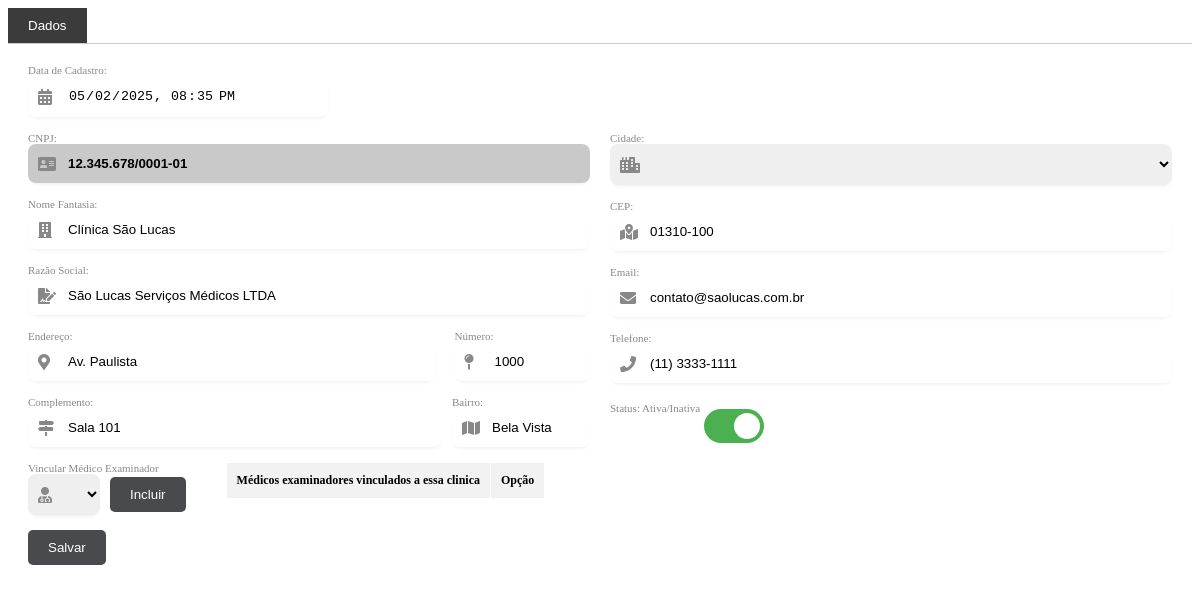
Page /cadastros/pro_cli.php?id=1 on the committed database.
### tables this page shows
CREATE TABLE `clinicas` (
  `id` int(11) NOT NULL,
  `empresa_id` int(11) DEFAULT NULL,
  `codigo` varchar(10) NOT NULL,
  `nome_fantasia` varchar(255) NOT NULL,
  `razao_social` varchar(255) NOT NULL,
  `cnpj` varchar(18) NOT NULL,
  `endereco` varchar(255) NOT NULL,
  `numero` varchar(10) DEFAULT NULL,
  `complemento` varchar(255) DEFAULT NULL,
  `bairro` varchar(255) DEFAULT NULL,
  `cidade_id` int(11) DEFAULT NULL,
  `cep` varchar(9) DEFAULT NULL,
  `email` varchar(255) DEFAULT NULL,
  `telefone` varchar(15) DEFAULT NULL,
  `status` enum('Ativo','Inativo') DEFAULT 'Ativo',
  `created_at` timestamp NOT NULL DEFAULT current_timestamp(),
  `updated_at` timestamp NOT NULL DEFAULT current_timestamp() ON UPDATE current_timestamp()
);

### cadastros/pro_cli.php (the view, shortened to what this page needs)
<?php
function buscarClinica($conexao, $id)
{
    $id = intval($id);
    $query = "SELECT * FROM clinicas WHERE id = ?";
    $stmt = $conexao->prepare($query);
    $stmt->bind_param("i", $id);
    $stmt->execute();
    $resultado = $stmt->get_result();
    return $resultado->fetch_assoc();
}
$conexao = new mysqli("localhost", "root", "", "promais");
$id = isset($_GET['id']) ? $_GET['id'] : 0;
$clinica = buscarClinica($conexao, $id);
?>
<div class="tab-container">
    <div class="tab-buttons">
        <button class="tab-button active" onclick="openTab(event, 'dados')">Dados</button>
    </div>
    <div id="dados" class="tab-content active">
        <form method="post" id="empresaForm" class="custom-form">
            <div class="form-group">
                <label for="created_at">Data de Cadastro:</label>
                <div class="input-with-icon">
                    <i class="fas fa-calendar-alt"></i>
                    <input type="datetime-local" value="<?= htmlspecialchars($clinica['created_at'] ?? '') ?>" id="created_at" name="created_at" class="form-control" readonly>
                </div>
            </div>
            <div class="form-columns">
                <div class="form-column">
                    <div class="form-group">
                        <label for="cnpj">CNPJ:</label>
                        <div class="input-with-icon">
                            <i class="fas fa-address-card"></i>
                            <input type="text" value="<?= htmlspecialchars($clinica['cnpj'] ?? '') ?>" id="cnpj" name="cnpj" class="form-control cnpj-input" onblur="fetchCompanyData(this.value)" oninput="formatCNPJ(this)">
                        </div>
                    </div>
                    <div class="form-group">
                        <label for="nome_fantasia">Nome Fantasia:</label>
                        <div class="input-with-icon">
                            <i class="fas fa-building"></i>
                            <input type="text" value="<?= htmlspecialchars($clinica['nome_fantasia'] ?? '') ?>" id="nome_fantasia" name="nome_fantasia" class="form-control">
                        </div>
                    </div>
                    <div class="form-group">
                        <label for="razao_social">Razão Social:</label>
                        <div class="input-with-icon">
                            <i class="fas fa-file-signature"></i>
                            <input type="text" value="<?= htmlspecialchars($clinica['razao_social'] ?? '') ?>" id="razao_social" name="razao_social" class="form-control">
                        </div>
                    </div>
                    <div class="address-container">
                        <div class="form-group" style="flex: 75%;">
                            <label for="endereco">Endereço:</label>
                            <div class="input-with-icon">
                                <i class="fas fa-map-marker-alt"></i>
                                <input type="text" value="<?= htmlspecialchars($clinica['endereco'] ?? '') ?>" id="endereco" name="endereco" class="form-control">
                            </div>
                        </div>
                        <div class="form-group" style="flex: 25%; margin-left: 10px;">
                            <label for="numero">Número:</label>
                            <div class="input-with-icon">
                                <i class="fas fa-map-pin"></i>
                                <input type="text" value="<?= htmlspecialchars($clinica['numero'] ?? '') ?>" id="numero" name="numero" class="form-control">
                            </div>
                        </div>
                    </div>
                    <div class="address-container">
                        <div class="form-group" style="flex: 75%;">
                            <label for="complemento">Complemento:</label>
                            <div class="input-with-icon">
                                <i class="fas fa-map-signs"></i>
                                <input type="text" value="<?= htmlspecialchars($clinica['complemento'] ?? '') ?>" id="complemento" name="complemento" class="form-control">
                            </div>
                        </div>
                        <div class="form-group" style="flex: 25%;">
                            <label for="bairro">Bairro:</label>
                            <div class="input-with-icon">
                                <i class="fas fa-map"></i>
                                <input type="text" value="<?= htmlspecialchars($clinica['bairro'] ?? '') ?>" id="bairro" name="bairro" class="form-control">
                            </div>
                        </div>
                    </div>
                </div>
                <div class="form-column">
                    <div class="form-group">
                        <label for="cidade_id">Cidade:</label>
                        <div class="input-with-icon">
                            <i class="fas fa-city"></i>
                            <select id="cidade_id" name="cidade_id" class="form-control">
                            </select>
                        </div>
                    </div>
                    <div class="form-group">
                        <label for="cep">CEP:</label>
                        <div class="input-with-icon">
                            <i class="fas fa-map-marked-alt"></i>
                            <input type="text" value="<?= htmlspecialchars($clinica['cep'] ?? '') ?>" id="cep" name="cep" class="form-control" oninput="formatCEP(this)">
                        </div>
                    </div>
                    <div class="form-group">
                        <label for="email">Email:</label>
                        <div class="input-with-icon">
                            <i class="fas fa-envelope"></i>
                            <input type="email" value="<?= htmlspecialchars($clinica['email'] ?? '') ?>" id="email" name="email" class="form-control">
                        </div>
                    </div>
                    <div class="form-group">
                        <label for="telefone">Telefone:</label>
                        <div class="input-with-icon">
                            <i class="fas fa-phone"></i>
                            <input type="text" value="<?= htmlspecialchars($clinica['telefone'] ?? '') ?>" id="telefone" name="telefone" class="form-control" oninput="formatPhone(this)">
                        </div>
                    </div>
                    <div class="form-group">
                        <label for="status">Status: Ativa/Inativa</label>
                        <div class="status-toggle">
                            <label for="status" class="toggle-label"></label>
                        </div>
                    </div>
                </div>
            </div>
            <div style="display: flex; align-items: flex-start; gap: 40px;">
                <div class="form-group">
                    <label for="cidade_id_2">Vincular Médico Examinador</label>
                    <div class="input-with-icon" style="display: flex; align-items: center; gap: 10px;">
                        <i class="fas fa-user-md"></i>
                        <select id="medico-associado" name="medico_associado" class="form-control" style="max-width: 250px;"></select>
                        <button type="button" class="btn btn-primary" id="associar-medico-clinica">Incluir</button>
                    </div>
                </div>
                <div>
                    <table id="tabela-medico-associado" class="table table-bordered">
                        <thead>
                            <tr>
                                <th>Médicos examinadores vinculados a essa clinica</th>
                                <th>Opção</th>
                            </tr>
                        </thead>
                    </table>
                </div>
            </div>
            <button type="submit" class="btn btn-primary">Salvar</button>
        </form>
    </div>
</div>
<link rel="stylesheet" href="https://cdnjs.cloudflare.com/ajax/libs/font-awesome/5.15.4/css/all.min.css">

### cadastros/pro_cli.php (style rules this page uses)
#tabela-medico-associado { font-size: 12px; width: 100%; border-collapse: collapse; padding-top: 20px; }
#tabela-medico-associado th, #tabela-medico-associado td { padding: 10px; border: 1px solid #fff; text-align: left; }
#tabela-medico-associado th { background-color: #f2f2f2; font-weight: bold; }
.tab-container { width: 100%; }
.tab-buttons { display: flex; border-bottom: 1px solid #ccc; }
.tab-button { padding: 10px 20px; cursor: pointer; background-color: #f1f1f1; border: none; outline: none; transition: background-color 0.3s; }
.tab-button.active { background-color: rgb(59, 59, 59); color: white; }
.tab-content { display: none; padding: 20px; border: none; border-top: none; }
.tab-content.active { display: block; }
.custom-form .form-columns { display: flex; gap: 20px; }
.custom-form .form-column { flex: 1; }
.custom-form .form-group { margin-bottom: 15px; }
.form-group label { font-size: 11px; color: #888; }
.custom-form .form-control { width: 100%; padding: 12px 12px 12px 40px; border: none; border-radius: 8px; box-shadow: 0px 3px 5px -3px rgba(0, 0, 0, 0.1); }
.input-with-icon { position: relative; }
.input-with-icon i { position: absolute; left: 10px; top: 50%; transform: translateY(-50%); color: #888; }
.status-toggle { position: relative; display: inline-block; width: 60px; height: 34px; }
.status-toggle .toggle-label { position: absolute; cursor: pointer; top: 0; left: 0; right: 0; bottom: 0; background-color: #ccc; transition: .4s; border-radius: 34px; }
.status-toggle .toggle-label:before { position: absolute; content: ""; height: 26px; width: 26px; left: 4px; bottom: 4px; background-color: white; transition: .4s; border-radius: 50%; }
.status-toggle .toggle-checkbox:checked+.toggle-label { background-color: #4CAF50; }
.status-toggle .toggle-checkbox:checked+.toggle-label:before { transform: translateX(26px); }
.btn-primary { padding: 10px 20px; background-color: rgb(72, 74, 77); color: white; border: none; border-radius: 5px; cursor: pointer; }
input[type="datetime-local"] { width: auto; max-width: 300px; }
.address-container { display: flex; gap: 10px; }
.cnpj-input { border: none; background-color: rgb(201, 201, 201); font-weight: bold; color: black; }

### rows in the picture
clinicas: created_at "05/02/2025 20:35", cnpj "12.345.678/0001-01", nome_fantasia "Clínica São Lucas", razao_social "São Lucas Serviços Médicos LTDA", endereco "Av. Paulista", numero "1000", complemento "Sala 101", bairro "Bela Vista", cep "01310-100", email "contato@saolucas.com.br", telefone "(11) 3333-1111"
